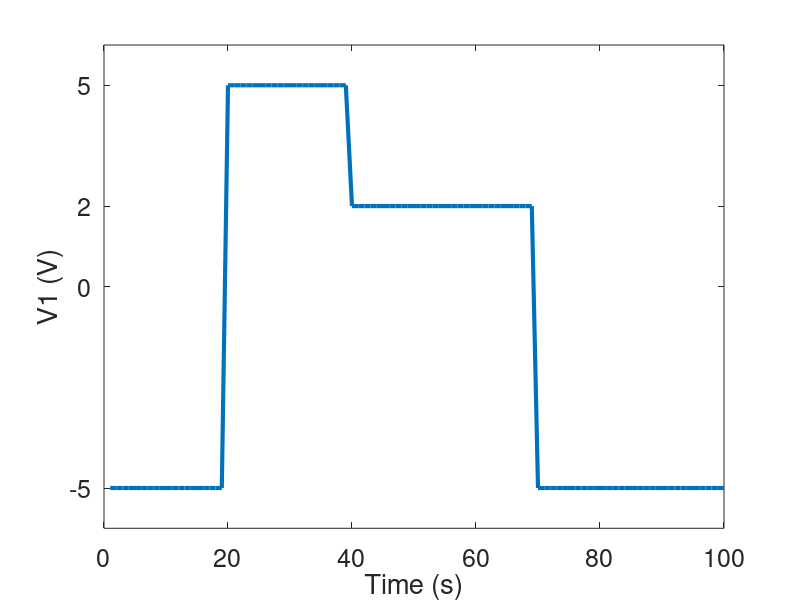

Write the MATLAB code that produced this figure.
v1(1:100) = -5;
v1(20:39) = 5;
v1(40:59) = 2;
v1(60:69) = 2;

t = (1:100);
figure;
plot(t,v1,'LineWidth',3);
xlabel('Time (s)','FontSize',18);
ylabel('V1 (V)','FontSize',18);
axis([0 100 -6 6]);
set(gca,'FontSize',18);
set(gca,'YTick',[-5 0 2 5]);

print -deps2 comparator_v1.eps
